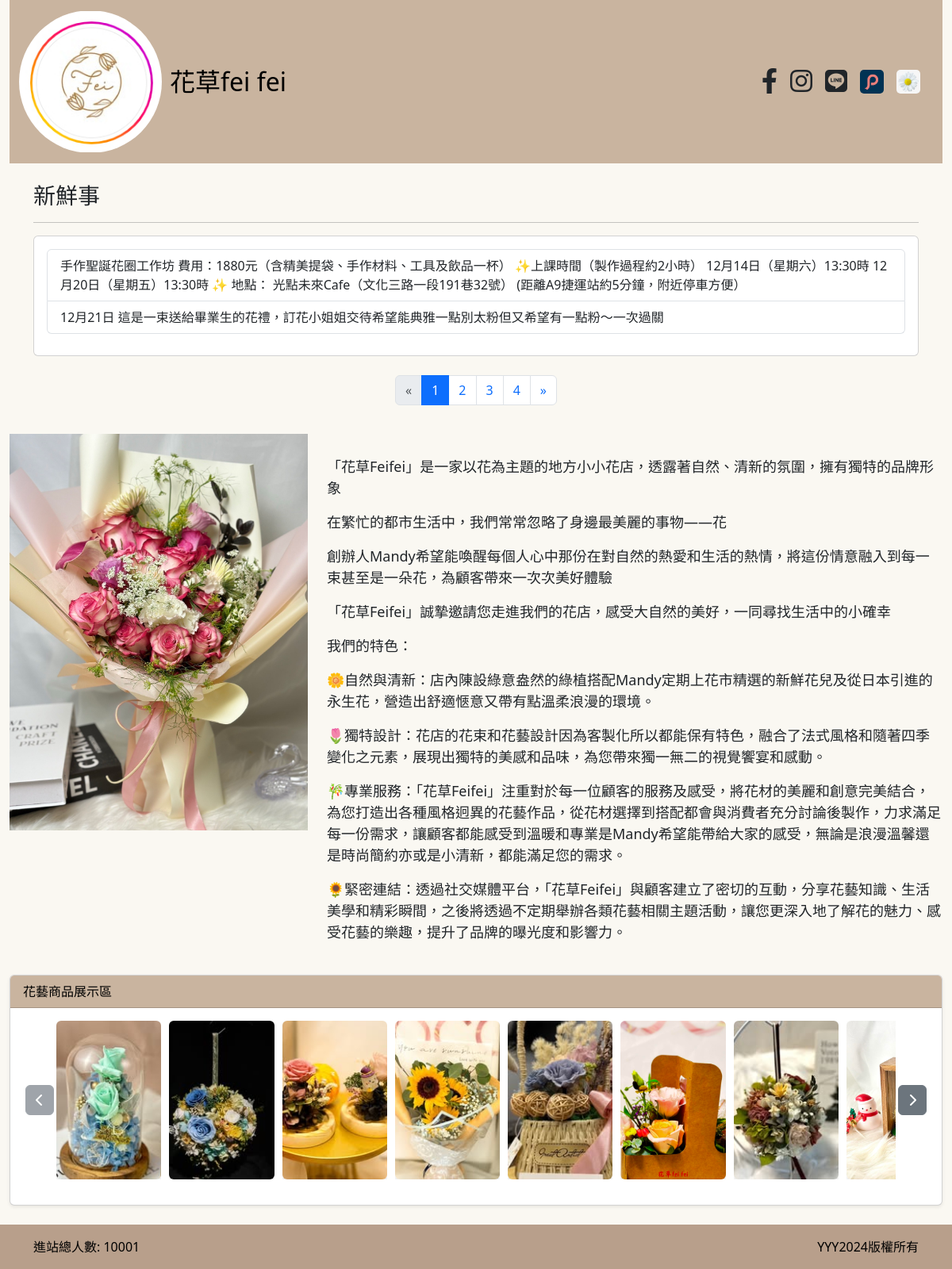
Before: / with the older database file.
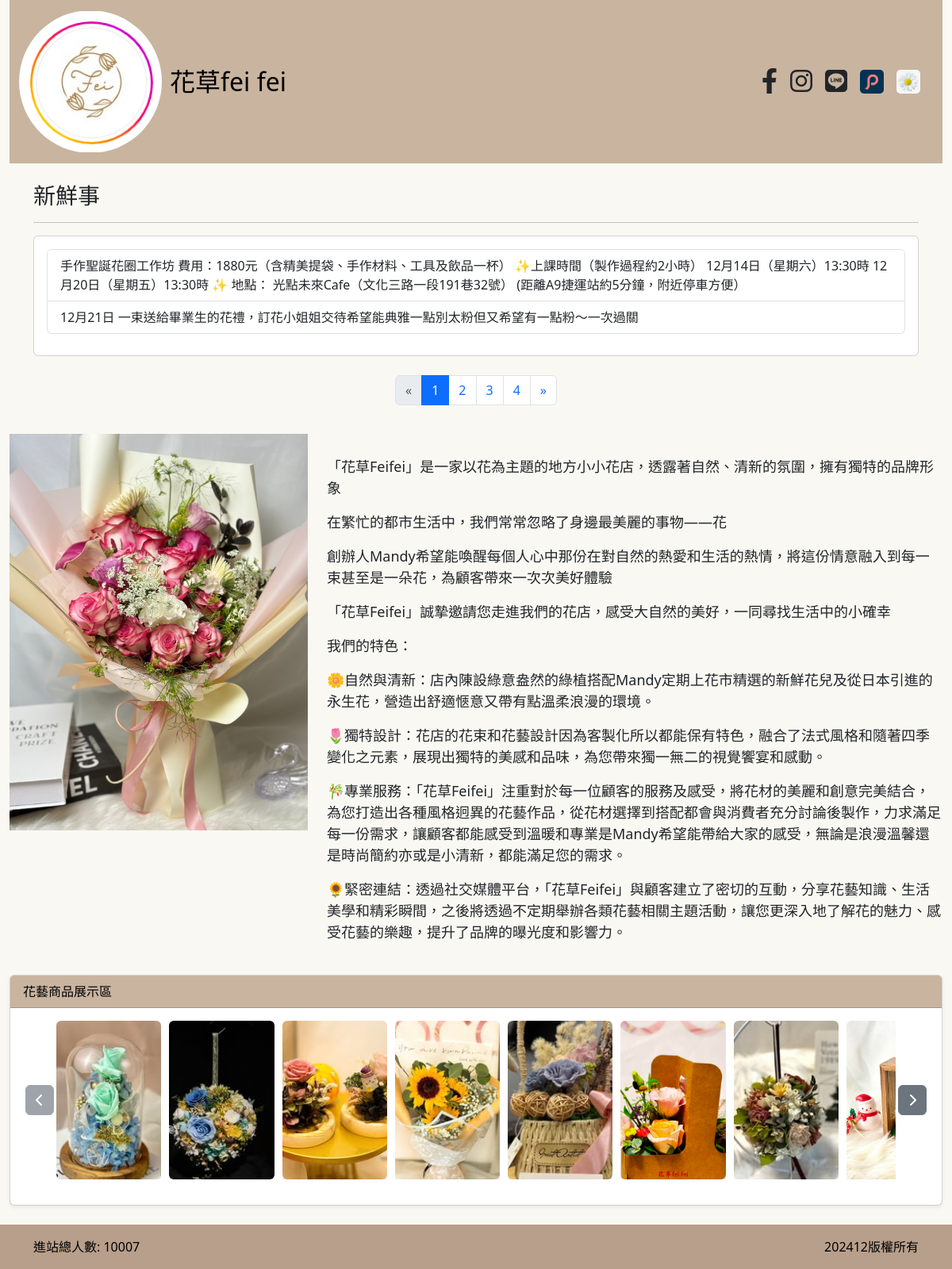
After: the same page with the newer database file.
### tables this page shows
CREATE TABLE `news` (
  `id` int(10) UNSIGNED NOT NULL,
  `img` text NOT NULL,
  `text` text NOT NULL,
  `sh` int(1) UNSIGNED NOT NULL DEFAULT 1
);

CREATE TABLE `total` (
  `id` int(10) UNSIGNED NOT NULL,
  `total` int(10) NOT NULL
);

CREATE TABLE `bottom` (
  `id` int(10) UNSIGNED NOT NULL,
  `bottom` text NOT NULL
);

### api/db.php (called while the page is built, shortened)
<?php
class DB{
    protected $dsn="mysql:host=localhost;charset=utf8;dbname=flower";
    protected $pdo;
    protected $table;
    function __construct($table){
        $this->table=$table;
        $this->pdo=new PDO($this->dsn,'root','');
    }
    function all(...$arg){
        $sql="SELECT * FROM $this->table ";
        if(!empty($arg[0])){
            if(is_array($arg[0])){
                $where=$this->a2s($arg[0]);
                $sql=$sql . " WHERE ". join(" && ",$where);
            }else{
                $sql .= $arg[0];
            }
        }
        return $this->fetchAll($sql);
    }
    function find($id){
        $sql="SELECT * FROM $this->table ";
        if(is_array($id)){
            $where=$this->a2s($id);
            $sql=$sql . " WHERE ". join(" && ",$where);
        }else{
            $sql .= " WHERE `id`='$id' ";
        }
        return $this->fetchOne($sql);
    }
    function a2s($array){
        $tmp=[];
        foreach($array as $key => $value){
            $tmp[]="`$key`='$value'";
        }
        return $tmp;
    }
    protected function fetchOne($sql){
        return $this->pdo->query($sql)->fetch(PDO::FETCH_ASSOC);
    }
    protected function fetchAll($sql){
        return $this->pdo->query($sql)->fetchAll(PDO::FETCH_ASSOC);
    }
}
$News=new DB('news');
$Total=new DB('total');
$Bottom=new DB('bottom');

### index.php (the view, shortened to what the changed rows need)
<?php include_once "api/db.php"; ?>
<!DOCTYPE html>
<html lang="zh-TW">
<head>
    <link href="https://cdn.jsdelivr.net/npm/bootstrap@5.3.3/dist/css/bootstrap.min.css" rel="stylesheet">
    <link href="https://cdnjs.cloudflare.com/ajax/libs/font-awesome/6.0.0-beta3/css/all.min.css" rel="stylesheet">
    <link href="./css/css.css" rel="stylesheet" type="text/css">
</head>
<body>
    <div class="container">
        <div class="card">
            <div class="card-body" style="height: 150px; overflow: hidden;">
                <?php
                $div = 2;
                $now = isset($_GET['p']) ? $_GET['p'] : 1;
                $start = ($now - 1) * $div;
                $rows = $News->all("limit $start, $div");
                if ($rows) {
                    echo "<ul class='list-group'>";
                    foreach ($rows as $row) {
                        echo "<li class='list-group-item'>";
                        echo $row['text'];
                        echo "</li>";
                    }
                    echo "</ul>";
                } else {
                    echo "<p>目前沒有更多的資料</p>";
                }
                ?>
            </div>
        </div>
    </div>
    <footer class=" text-black py-3 mt-4 bg-brown ">
        <div class="container d-flex justify-content-between align-items-center">
            <div>
                <span>進站總人數: <?= $Total->find(1)['total']; ?></span>
            </div>
            <div>
                <span><?= $Bottom->find(1)['bottom']; ?></span>
            </div>
        </div>
    </footer>
</body>
</html>

Changed rows visible on the page:
changed news: text "12月21日 這是一束送給畢業生的花禮，訂花小姐姐交待希望能典雅一點別太粉但又希望有一點粉～一次過關" → "12月21日 一束送給畢業生的花禮，訂花小姐姐交待希望能典雅一點別太粉但又希望有一點粉～一次過關"
changed total: total "10001" → "10007"
changed bottom: bottom "YYY2024版權所有" → "202412版權所有"
